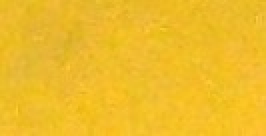
#> input picture section-5/data/color.jpg, 133 x 68 px (shown 2 times larger)
$ python object_detection_using_color.py   (older library calls are emulated)
#> lines starting #> are read from the running program, lines starting #| are printed output that depends on the picture; after the words box and inside, x2 and y2 are one past the last pixel; in counts of white or black regions, pixels touching at a corner belong together
import cv2
import numpy as np


# defining the function to capture the histogram from an image
def capture_histogram(path_of_sample):

    # read the image
#> called with path_of_sample = 'data/color.jpg'
    color = cv2.imread(path_of_sample)
#> color is the input picture: shape (68, 133, 3); mean B, G, R 41.9, 189.1, 239.4

    # convert to HSV
    color_hsv = cv2.cvtColor(color, cv2.COLOR_BGR2HSV)
#> color_hsv: shape (68, 133, 3); mean H, S, V 22.3, 210.4, 239.4

    # compute the histogram
    object_hist = cv2.calcHist([color_hsv],      # image
                               [0, 1],           # channels
                               None,             # no mask
                               [180, 256],       # size of histogram
                               [0, 180, 0, 256]  # channel values
                               )

    # min max normalization
    cv2.normalize(object_hist, object_hist, 0, 255, cv2.NORM_MINMAX)
#> object_hist: shape (180, 256) float32; min 0, max 255, mean 0.1
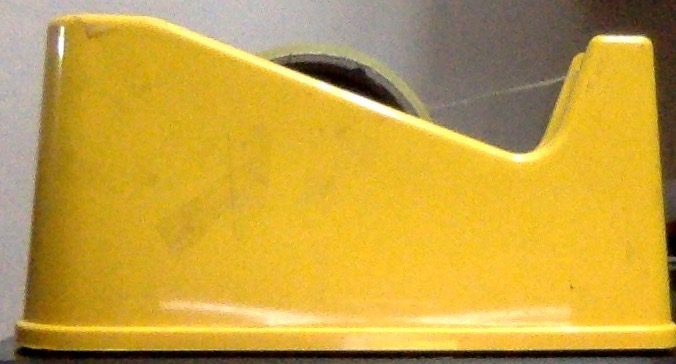
#> input picture section-5/data/object.jpeg, 676 x 364 px, given in place of the camera
#> further down, frame is the input picture: shape (364, 676, 3); mean B, G, R 64.1, 162.3, 198.2

    return object_hist


def locate_object(frame, object_hist):

    # convert to HSV
    hsv_frame = cv2.cvtColor(frame, cv2.COLOR_BGR2HSV)
#> hsv_frame: shape (364, 676, 3); mean H, S, V 22.5, 163.7, 198.2

    # apply back projection to image using object_hist as
    # the model histogram
    object_segment = cv2.calcBackProject(
        [hsv_frame], [0, 1], object_hist, [0, 180, 0, 256], 1)
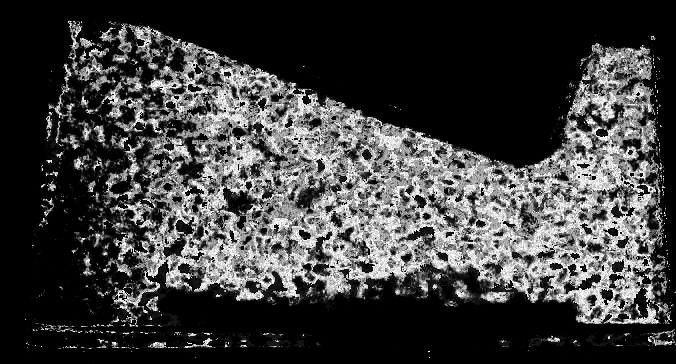
#> object_segment: shape (364, 676); min 0, max 255, mean 61.8

    # find the contours
    img, contours, _ = cv2.findContours(
        object_segment,
        cv2.RETR_TREE,
        cv2.CHAIN_APPROX_SIMPLE)
#> contours = 1308 contours, 1218 with area under 20; largest, box (x1, y1, x2, y2) and area: (37, 20, 674, 327) 128830, (32, 319, 261, 349) 1641, (586, 329, 676, 347) 895, (258, 333, 312, 348) 329, (527, 334, 566, 348) 250

    flag = None
    max_area = 0

    # find the contour with the greatest area
    for (i, c) in enumerate(contours):
        area = cv2.contourArea(c)
        if area > max_area:
            max_area = area
            flag = i
#> this loop made 1308 passes
#> (area, max_area) on passes 45, 55, 62, 71, 103, 306: (86.5, 86.5), (250, 250), (329, 329), (895, 895), (1641, 1641), (128830.5, 128830.5)
#> area on pass 49: 52
#> after the loop, flag = 305; max_area = 128830.5

    # get the rectangle
    if flag is not None and max_area > 1000:
        cnt = contours[flag]
#> cnt = contour of 2335 points, box (x1, y1, x2, y2) (37, 20, 674, 327), area 128830
        coords = cv2.boundingRect(cnt)
#> coords = (37, 20, 637, 307)
        return coords

    return None


# compute the color histogram
hist = capture_histogram('data/color.jpg')

cap = cv2.VideoCapture(0)


while True:

    # read from source
    _, frame = cap.read()

    # locate the object
    coords = locate_object(frame, hist)
#> coords = (37, 20, 637, 307)

    if coords:
        # unpack the coords
        x, y, w, h = coords
#> x = 37; y = 20; w = 637; h = 307

        # draw the bounding box
        cv2.rectangle(frame, (x, y), (x + w, y + h), (0, 0, 255), 2)
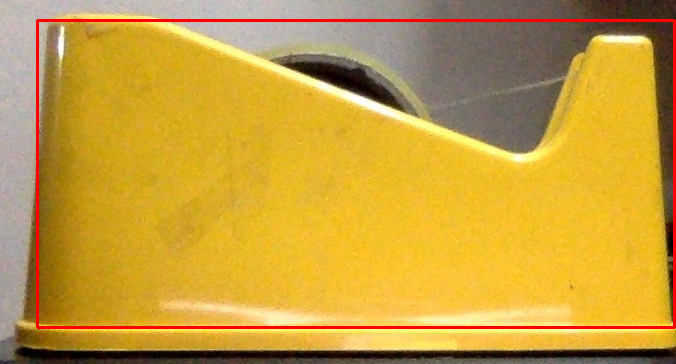
#> frame: shape (364, 676, 3); 2.3% of pixels changed, all inside (x1, y1, x2, y2) = (36, 19, 676, 329)

    cv2.imshow("Object Detection Using Color", frame)

    k = cv2.waitKey(10)
#> (key q is pressed here)
    if k == ord('q'):
        break

cv2.destroyAllWindows()
cap.release()
